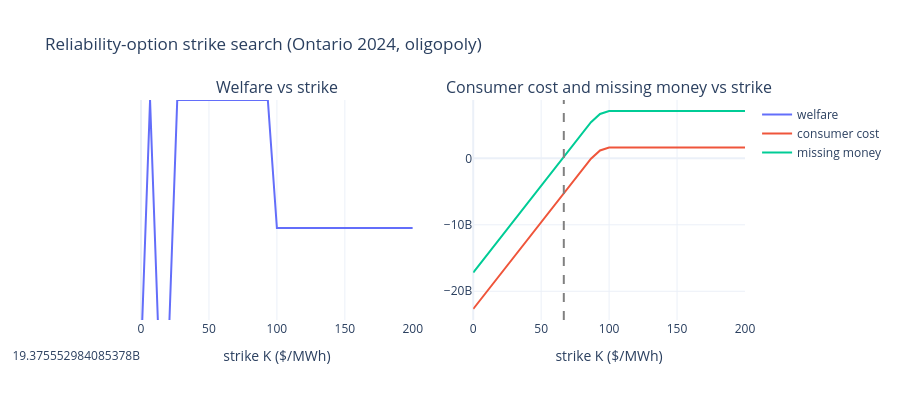

Notebook source saved alongside this figure:
### Code cell
try:
    import plotly.graph_objects as go
    from plotly.subplots import make_subplots

    fig = make_subplots(
        rows=1, cols=2,
        subplot_titles=('Welfare vs strike', 'Consumer cost and missing money vs strike'),
    )
    fig.add_trace(go.Scatter(x=ss.strike_grid, y=ss.annual_welfare, name='welfare'), row=1, col=1)
    fig.add_trace(go.Scatter(x=ss.strike_grid, y=ss.annual_consumer_cost, name='consumer cost'), row=1, col=2)
    fig.add_trace(go.Scatter(x=ss.strike_grid, y=ss.annual_missing_money, name='missing money'), row=1, col=2)
    fig.add_vline(x=ss.optimal_strike, line_dash='dash', line_color='gray', row=1, col=2)
    fig.update_xaxes(title='strike K ($/MWh)')
    fig.update_layout(template='plotly_white', height=400,
                      title_text='Reliability-option strike search (Ontario 2024, oligopoly)')
    fig.show()
except ImportError:
    pass
